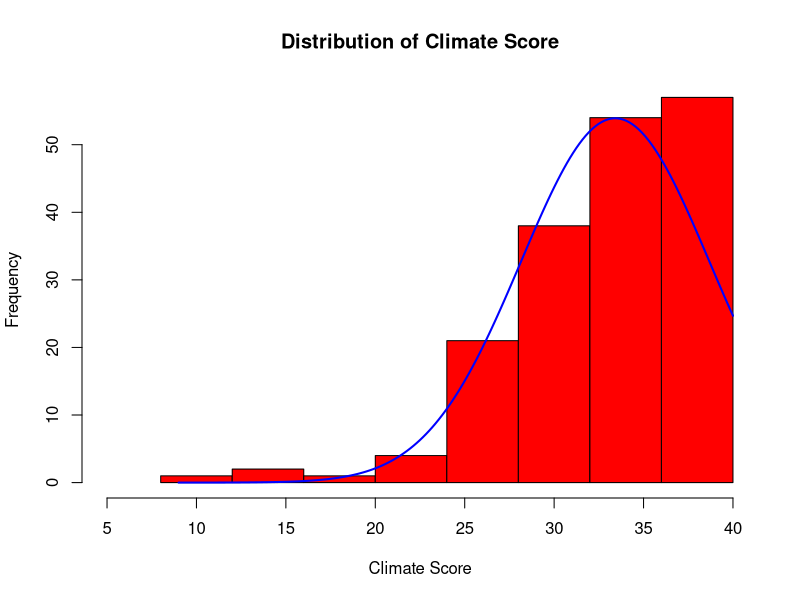
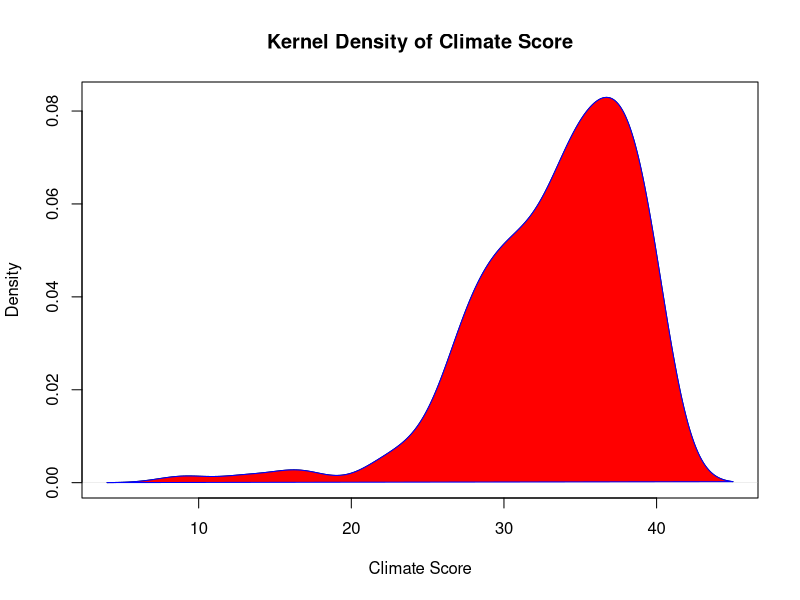
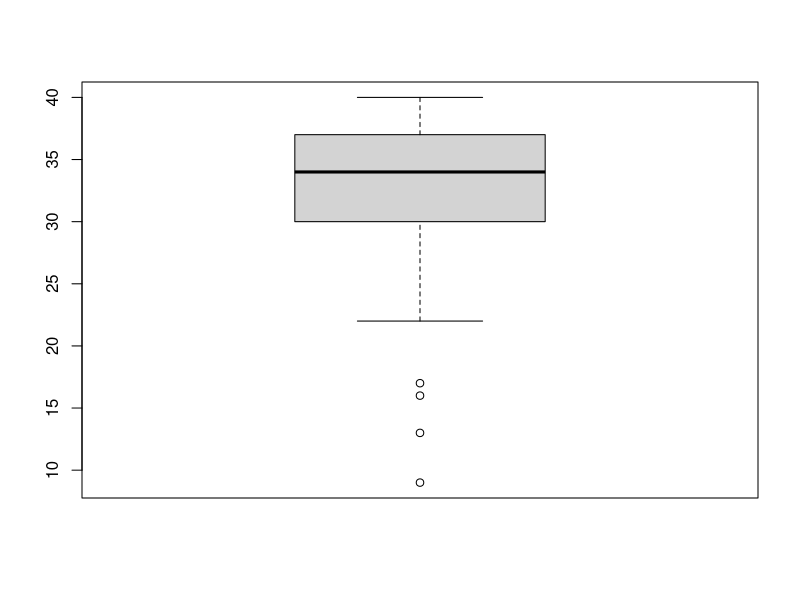
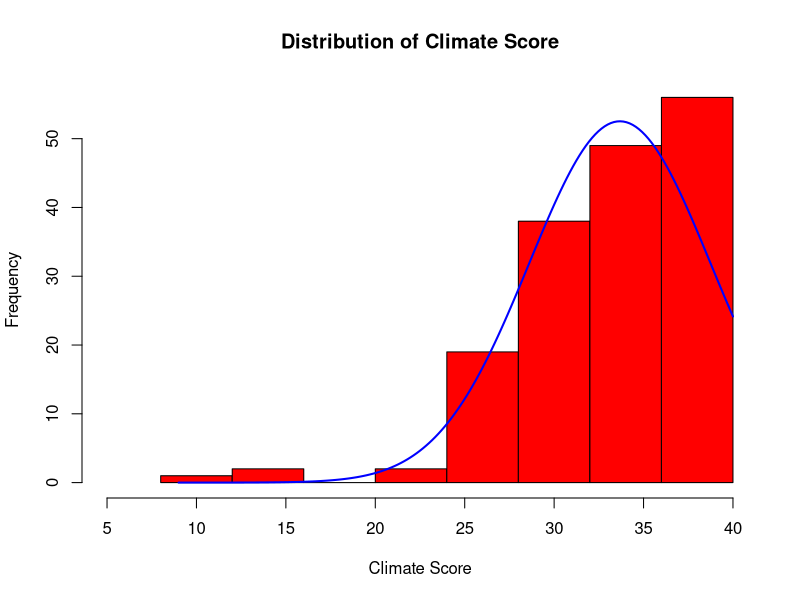
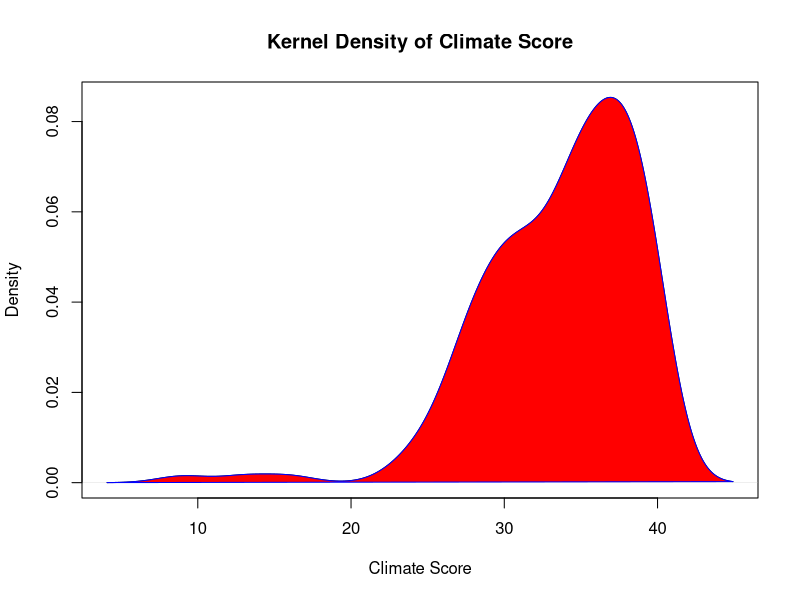
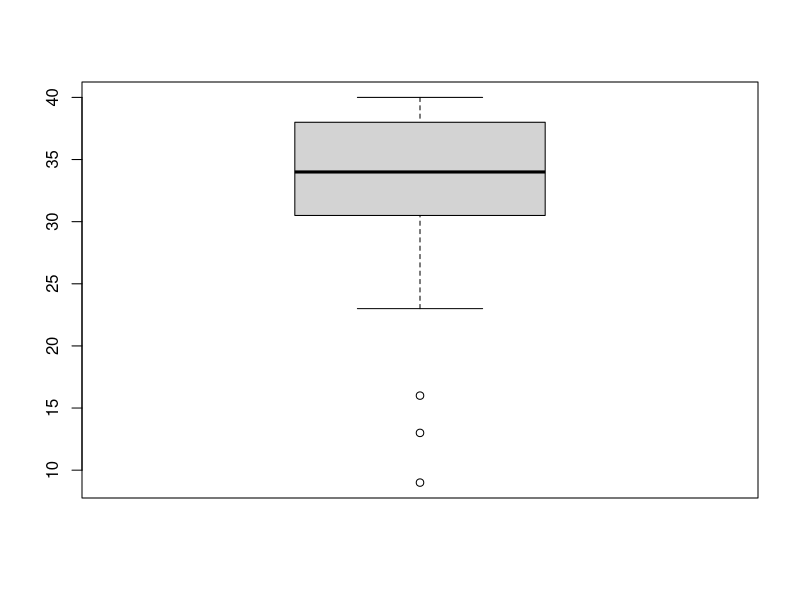

R code for these plots, in order:
## ---- chunk 1
library(knitr)
library(dplyr)
library(ggplot2)
knitr::opts_chunk$set(echo = TRUE)
SHOW_SOLUTIONS = TRUE
## ---- chunk 2
P.df <- read.csv("Stat311Au20GroupProjectSurveyDataProcessed.csv",
                 header=TRUE, as.is=TRUE)
P.df$Ethnicity <- as.factor(P.df$Ethnicity)
P.df$Gender <- as.factor(P.df$Gender)
P.df$Religion <- as.factor(P.df$Religion)
P.df$Study <- as.factor(P.df$Study)
P.df$Origin <- as.factor(P.df$Origin)
P.df$SES <- as.factor(P.df$SES)
P.df$PoliticalAff <- as.factor(P.df$PoliticalAff)
P.df$Education <- as.factor(P.df$Education)
P.df$DataPlan <- as.factor(P.df$DataPlan)
P.df$SubUse <- as.factor(P.df$SubUse)
P.df$Diet <- as.factor(P.df$Diet)
P.df$SIFStudy <- as.factor(P.df$SIFStudy)
## ---- chunk 3
hplot1 <- hist(P.df$ClimateScore, breaks = c(8, 12, 16, 20, 24, 28, 32, 36, 40), xlab = "Climate Score", 
     main = "Distribution of Climate Score", xlim = c(5, 40), col = "red")
xfit<-seq(min(P.df$ClimateScore), max(P.df$ClimateScore), length=178)
yfit<-dnorm(xfit, mean=mean(P.df$ClimateScore), sd=sd(P.df$ClimateScore))
yfit <- yfit*diff(hplot1$mids[1:2])*length(P.df$ClimateScore)
lines(xfit, yfit, col="blue", lwd=2)

kdplot1 <- density(P.df$ClimateScore)
plot(kdplot1, main="Kernel Density of Climate Score", xlab = "Climate Score")
polygon(kdplot1, col="red", border="blue")

boxplot(P.df$ClimateScore)
## ---- chunk 4
non_rep <- P.df %>% select(PoliticalAff, ClimateScore) %>%
  filter(PoliticalAff != "Republican")

hplot2 <- hist(non_rep$ClimateScore, breaks = c(8, 12, 16, 20, 24, 28, 32, 36, 40), xlab = "Climate Score", 
     main = "Distribution of Climate Score", xlim = c(5, 40), col = "red")
xfit<-seq(min(non_rep$ClimateScore), max(non_rep$ClimateScore), length=178)
yfit<-dnorm(xfit, mean=mean(non_rep$ClimateScore), sd=sd(non_rep$ClimateScore))
yfit <- yfit*diff(hplot2$mids[1:2])*length(non_rep$ClimateScore)
lines(xfit, yfit, col="blue", lwd=2)

kdplot2 <- density(non_rep$ClimateScore)
plot(kdplot2, main="Kernel Density of Climate Score", xlab = "Climate Score")
polygon(kdplot2, col="red", border="blue")

boxplot(non_rep$ClimateScore)
## ---- chunk 5
#table(P.df$PoliticalAff)
PAff.D <- filter(P.df, PoliticalAff == "Democrat" |  PoliticalAff =="No affiliation")
# Add the rest of the code for Part A

PAff.D <- filter(PAff.D, SIFStudy == "Yes" | SIFStudy == "No")
PAff.D$PoliticalAff <- factor(PAff.D$PoliticalAff)
PAff.D$SIFStudy <- factor(PAff.D$SIFStudy)

tabDNA <- table(PAff.D$PoliticalAff, PAff.D$SIFStudy)
tabDNA
## ---- chunk 6
# Large number test. (Yes, as a success)
tabAll <- table(P.df$PoliticalAff, P.df$SIFStudy)
tabAll

sum(tabAll[1,]) * tabAll[1,4]/sum(tabAll[1,]) # n1p1
sum(tabAll[1,]) * (1- (tabAll[1,4]/sum(tabAll[1,]))) # n1q1
sum(tabAll[3,]) * tabAll[3,4]/sum(tabAll[3,]) # n2p2
sum(tabAll[3,]) * (1- (tabAll[3,4]/sum(tabAll[3,]))) # n2q2
## ---- chunk 7
# CI construct
prop.test(c(tabAll[1,4], tabAll[3,4]), c(sum(tabAll[1,3:4]), sum(tabAll[3,3:4])),
                                    conf.level=0.95,
                                    correct=FALSE)$conf.int
## ---- chunk 8
# null hypothesis = the proportion of students in favor of a three-year SIF study in Seattle is greater for students that identify as                       democrats versus no political affiliation

prop.test(c(tabAll[1,4], tabAll[3,4]), c(sum(tabAll[1,3:4]), sum(tabAll[3,3:4])),
          alternative = "less", correct=FALSE)

## ---- chunk 9
meanConfidenceInterval <- function(sample, alpha) {
  x_bar <- mean(sample)
  me <- qnorm(alpha / 2) * (sd(sample) / sqrt(length(sample)))
  lowerBound <- x_bar + me
  upperBound <- x_bar - me
  return(c(lowerBound, upperBound))
}
## ---- chunk 10
meanConfidenceInterval(P.df$ClimateScore, .1)
## ---- chunk 11
meanConfidenceInterval(P.df$ClimateScore, .01)
## ---- chunk 12
sample <- P.df$ClimateScore
z <- (mean(sample) - 32.4) / (sd(sample) / sqrt(length(sample)))
p_val <- 2*pnorm(z, mean=0, sd=1, lower.tail=FALSE)
p_val
p_val <= .05
## ---- chunk 13
diffMeansCI <- function(x1, x2, alpha) {
  x1_bar <- mean(x1)
  x2_bar <- mean(x2)
  s_1 <- sd(x1)
  s_2 <- sd(x2)
  n_1 <- length(x1)
  n_2 <- length(x2)
  me <- qnorm(alpha / 2) * sqrt((s_1^2 / n_1) + (s_2^2 / n_2))
  x <- x1_bar - x2_bar
  return(c(x + me, x - me))
}

dems <- filter(P.df, PoliticalAff=="Democrat")
non_dems <- filter(P.df, PoliticalAff!="Democrat")

diffMeansCI(dems$ClimateScore, non_dems$ClimateScore, .01)
## ---- chunk 14
dems <- filter(P.df, PoliticalAff=="Democrat")
non_dems <- filter(P.df, PoliticalAff!="Democrat")
s1 <- sd(dems$ClimateScore)
s2 <- sd(non_dems$ClimateScore)
n1 <- length(dems$ClimateScore)
n2 <- length(non_dems$ClimateScore)
se <- sqrt((s1^2/n1) + (s2^2/n2))
z <- (mean(dems$ClimateScore) - mean(non_dems$ClimateScore)) / se
p_val <- pnorm(z, mean=0, sd=1, lower.tail=FALSE)
p_val
p_val <= .01
## ---- chunk 15
urb <- filter(P.df, Origin=="Urban")
sub <- filter(P.df, Origin=="Suburban")
s1 <- sd(urb$ClimateScore)
s2 <- sd(sub$ClimateScore)
n1 <- length(urb$ClimateScore)
n2 <- length(urb$ClimateScore)
se <- sqrt((s1^2 / n1) + (s2^2 / n2))
z <- (mean(urb$ClimateScore) - mean(sub$ClimateScore)) / se
p_val <- 2*pnorm(z, mean=0, sd=1)
p_val
p_val <= .01
## ---- chunk 16
P.df[ ,7]
